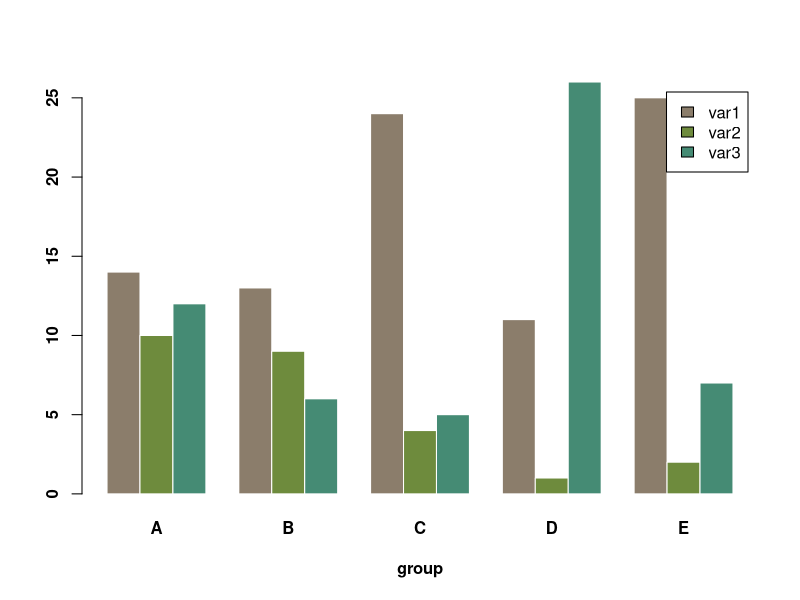
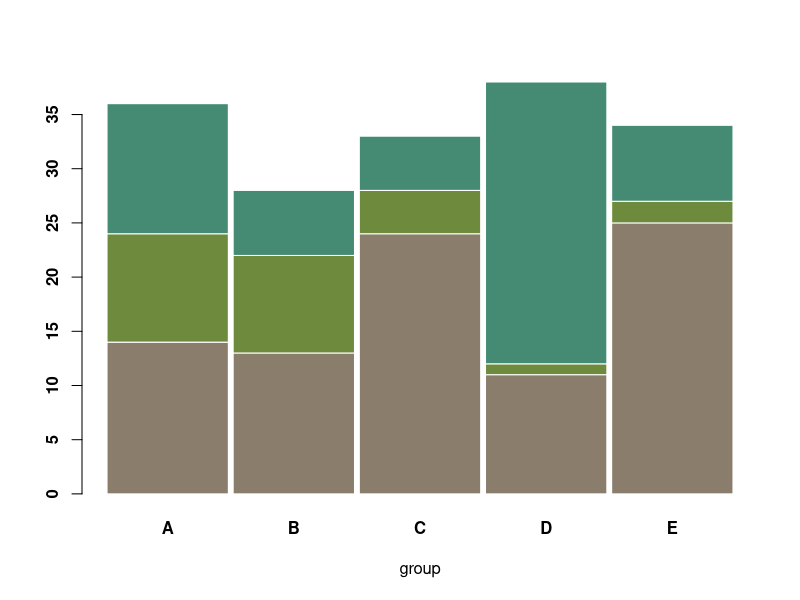
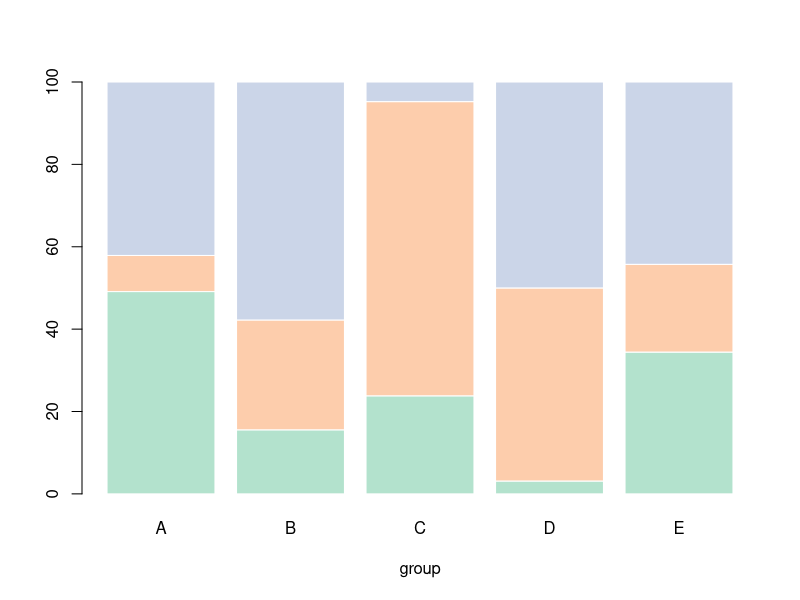

These charts were generated, in order, by the following R code: (Note: this script raises an error after producing the figures.)
## ---- chunk 1
knitr::opts_chunk$set( warning=FALSE, message=FALSE)
## ---- chunk 2
# Create data
set.seed(112)
data <- matrix(sample(1:30,15) , nrow=3)
colnames(data) <- c("A","B","C","D","E")
rownames(data) <- c("var1","var2","var3")
 
# Grouped barplot
barplot(data, 
        col=colors()[c(23,89,12)] , 
        border="white", 
        font.axis=2, 
        beside=T, 
        legend=rownames(data), 
        xlab="group", 
        font.lab=2)
## ---- chunk 3
# Create data
set.seed(112)
data <- matrix(sample(1:30,15) , nrow=3)
colnames(data) <- c("A","B","C","D","E")
rownames(data) <- c("var1","var2","var3")


# Get the stacked barplot
barplot(data, 
        col=colors()[c(23,89,12)] , 
        border="white", 
        space=0.04, 
        font.axis=2, 
        xlab="group")

## ---- chunk 4
# Create data
set.seed(1124)
data <- matrix(sample(1:30,15) , nrow=3)
colnames(data) <- c("A","B","C","D","E")
rownames(data) <- c("var1","var2","var3")
 
# create color palette:
library(RColorBrewer)
coul <- brewer.pal(3, "Pastel2") 
 
# Transform this data in %
data_percentage <- apply(data, 2, function(x){x*100/sum(x,na.rm=T)})
 
# Make a stacked barplot--> it will be in %!
barplot(data_percentage, col=coul , border="white", xlab="group")
## ---- chunk 5
htmltools::includeHTML("htmlChunkRelatedRanking.html")
